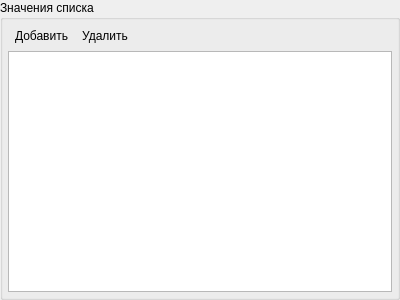
<?xml version="1.0" encoding="UTF-8"?>
<ui version="4.0">
 <class>LovValueWidget</class>
 <widget class="QWidget" name="LovValueWidget">
  <property name="geometry">
   <rect>
    <x>0</x>
    <y>0</y>
    <width>400</width>
    <height>300</height>
   </rect>
  </property>
  <property name="windowTitle">
   <string>Form</string>
  </property>
  <layout class="QVBoxLayout" name="verticalLayoutLovValue">
   <property name="spacing">
    <number>0</number>
   </property>
   <property name="leftMargin">
    <number>0</number>
   </property>
   <property name="topMargin">
    <number>0</number>
   </property>
   <property name="rightMargin">
    <number>0</number>
   </property>
   <property name="bottomMargin">
    <number>0</number>
   </property>
   <item>
    <widget class="QGroupBox" name="groupBoxLovValue">
     <property name="title">
      <string>Значения списка</string>
     </property>
     <layout class="QVBoxLayout" name="verticalLayoutGroupLovValue">
      <property name="spacing">
       <number>5</number>
      </property>
      <property name="leftMargin">
       <number>5</number>
      </property>
      <property name="topMargin">
       <number>5</number>
      </property>
      <property name="rightMargin">
       <number>5</number>
      </property>
      <property name="bottomMargin">
       <number>5</number>
      </property>
      <item>
       <layout class="QHBoxLayout" name="horizontalLayoutLovValueListTool">
        <property name="spacing">
         <number>0</number>
        </property>
        <item>
         <widget class="QToolButton" name="toolButtonAddLovValue">
          <property name="text">
           <string>Добавить</string>
          </property>
          <property name="icon">
           <iconset resource="modeleride.qrc">
            <normaloff>:/add</normaloff>:/add</iconset>
          </property>
          <property name="iconSize">
           <size>
            <width>16</width>
            <height>16</height>
           </size>
          </property>
          <property name="toolButtonStyle">
           <enum>Qt::ToolButtonTextBesideIcon</enum>
          </property>
          <property name="autoRaise">
           <bool>true</bool>
          </property>
         </widget>
        </item>
        <item>
         <widget class="QToolButton" name="toolButtonDeleteLovValue">
          <property name="text">
           <string>Удалить</string>
          </property>
          <property name="icon">
           <iconset resource="modeleride.qrc">
            <normaloff>:/remove</normaloff>:/remove</iconset>
          </property>
          <property name="iconSize">
           <size>
            <width>16</width>
            <height>16</height>
           </size>
          </property>
          <property name="toolButtonStyle">
           <enum>Qt::ToolButtonTextBesideIcon</enum>
          </property>
          <property name="autoRaise">
           <bool>true</bool>
          </property>
         </widget>
        </item>
        <item>
         <spacer name="horizontalSpacerLovValueListTool">
          <property name="orientation">
           <enum>Qt::Horizontal</enum>
          </property>
          <property name="sizeHint" stdset="0">
           <size>
            <width>40</width>
            <height>20</height>
           </size>
          </property>
         </spacer>
        </item>
       </layout>
      </item>
      <item>
       <widget class="QTableView" name="tableViewLovValue">
        <property name="alternatingRowColors">
         <bool>true</bool>
        </property>
        <property name="selectionMode">
         <enum>QAbstractItemView::SingleSelection</enum>
        </property>
        <property name="selectionBehavior">
         <enum>QAbstractItemView::SelectRows</enum>
        </property>
        <attribute name="horizontalHeaderHighlightSections">
         <bool>false</bool>
        </attribute>
        <attribute name="horizontalHeaderStretchLastSection">
         <bool>true</bool>
        </attribute>
        <attribute name="verticalHeaderVisible">
         <bool>false</bool>
        </attribute>
        <attribute name="verticalHeaderDefaultSectionSize">
         <number>24</number>
        </attribute>
       </widget>
      </item>
     </layout>
    </widget>
   </item>
  </layout>
 </widget>
 <resources>
  <include location="modeleride.qrc"/>
 </resources>
 <connections/>
</ui>
